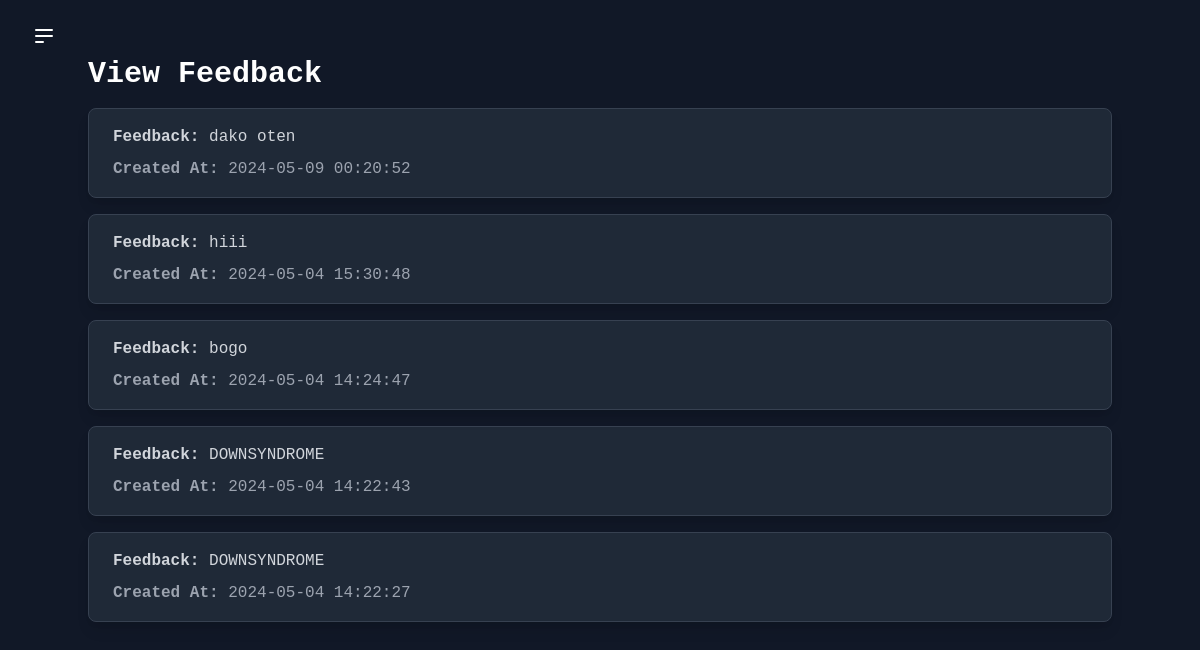
Screenshot of /view_feedback.php with the database file from the repository.
### tables this page shows
CREATE TABLE "feedback" (
    id INTEGER PRIMARY KEY AUTOINCREMENT,
    feedback_content TEXT,
    created_at TIMESTAMP DEFAULT CURRENT_TIMESTAMP
);

### view_feedback.php (the view, shortened to what this page needs)
<?php
$db = new SQLite3('sitin.db');
$query = $db->query("
    SELECT feedback.*
    FROM feedback
    ORDER BY feedback.created_at DESC
");
if ($query) {
    $feedback_entries = [];
    while ($row = $query->fetchArray(SQLITE3_ASSOC)) {
        $feedback_entries[] = $row;
    }
} else {
    $feedback_entries = [];
}
?>
<!DOCTYPE html>
<html lang="en">
<head>
    <link href="https://cdn.jsdelivr.net/npm/tailwindcss@2.2.16/dist/tailwind.min.css" rel="stylesheet">
</head>
<body class="bg-gray-900 text-white font-mono">
    <div class="flex min-h-screen">
        <div class="flex-1 px-8 py-6">
            <button id="menu-toggle" class="focus:outline-none">
                <svg class="h-6 w-6 text-white hover:text-gray-200" viewBox="0 0 24 24" fill="none" xmlns="http://www.w3.org/2000/svg">
                    <path d="M4 6H20M4 12H20M4 18H11Z" stroke="currentColor" stroke-width="2" stroke-linecap="round" stroke-linejoin="round"></path>
                </svg>
            </button>
            <div class="container mx-auto">
                <h1 class="text-3xl font-bold mb-4">View Feedback</h1>
                <?php foreach ($feedback_entries as $entry): ?>
                    <div class="bg-gray-800 border border-gray-700 rounded-lg overflow-hidden shadow-lg mb-4">
                        <div class="px-6 py-4">
                            <p class="text-gray-300 mb-2"><strong>Feedback:</strong> <?php echo $entry['feedback_content']; ?></p>
                            <p class="text-gray-400"><strong>Created At:</strong> <?php echo $entry['created_at']; ?></p>
                        </div>
                    </div>
                <?php endforeach; ?>
            </div>
        </div>
    </div>
</body>
</html>

### rows the page displays
feedback: feedback_content "dako oten", created_at "2024-05-09 00:20:52"
feedback: feedback_content "hiii", created_at "2024-05-04 15:30:48"
feedback: feedback_content "bogo", created_at "2024-05-04 14:24:47"
feedback: feedback_content "DOWNSYNDROME", created_at "2024-05-04 14:22:43"
feedback: feedback_content "DOWNSYNDROME", created_at "2024-05-04 14:22:27"
